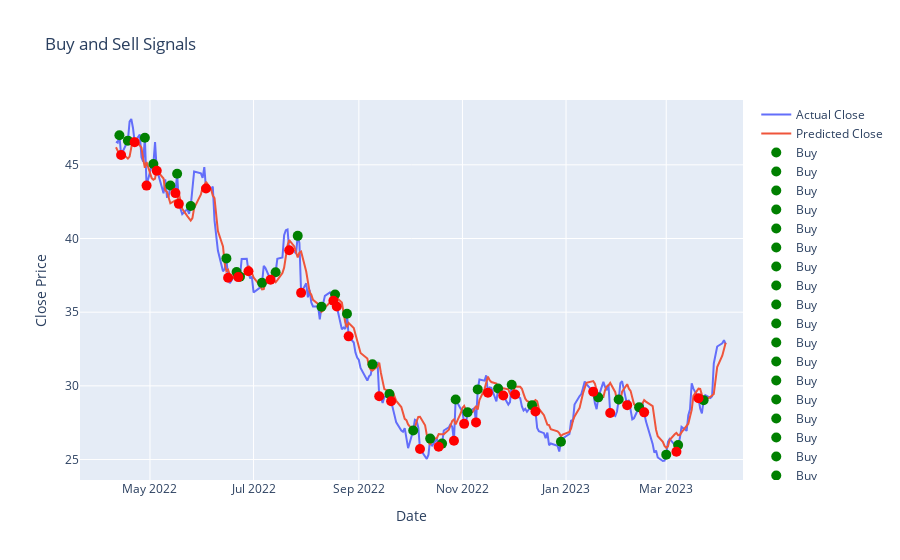

Write notebook code for a chart like this one.
### Markdown cell above
# compare the buy and hold strategy to this one

### Code cell
import plotly.offline as pyo
import plotly.graph_objs as go

# Create the actual close price trace
actual_trace = go.Scatter(x=results_df['Date'], y=results_df['Actual Close'], mode='lines', name='Actual Close')

# Create the predicted close price trace
predicted_trace = go.Scatter(x=results_df['Date'], y=results_df['Predicted Close'], mode='lines', name='Predicted Close')

# Create the buy and sell marker traces
buy_traces = []
sell_traces = []
for i, row in results_df.iterrows():
    if row['Action'] == 'Buy':
        buy_trace = go.Scatter(x=[row['Date']], y=[row['Actual Close']], mode='markers', name='Buy', marker=dict(color='green', size=10))
        buy_traces.append(buy_trace)
    elif row['Action'] == 'Sell':
        sell_trace = go.Scatter(x=[row['Date']], y=[row['Actual Close']], mode='markers', name='Sell', marker=dict(color='red', size=10))
        sell_traces.append(sell_trace)

# Combine the traces into a data list
data = [actual_trace, predicted_trace] + buy_traces + sell_traces

# Set the layout for the chart
layout = go.Layout(title='Buy and Sell Signals', xaxis_title='Date', yaxis_title='Close Price')

# Create the figure object
fig = go.Figure(data=data, layout=layout)

# Display the interactive chart in JupyterLab
pyo.iplot(fig)

### Figure 1 — Plotly figure (JSON) as saved in the notebook; plotly's stock layout.template omitted (floating-point values rounded to 4 significant figures; data arrays with more than 128 entries replaced by an {"elided": "..."} marker saying what was removed)
{"data": [{"mode": "lines", "name": "Actual Close", "type": "scatter", "x": {"elided": "248 str values"}, "y": {"elided": "248 float values"}}, {"mode": "lines", "name": "Predicted Close", "type": "scatter", "x": {"elided": "248 str values"}, "y": {"elided": "248 float values"}}, {"marker": {"color": "green", "size": 10}, "mode": "markers", "name": "Buy", "type": "scatter", "x": ["2022-04-13T00:00:00"], "y": [47.01]}, {"marker": {"color": "green", "size": 10}, "mode": "markers", "name": "Buy", "type": "scatter", "x": ["2022-04-18T00:00:00"], "y": [46.64]}, {"marker": {"color": "green", "size": 10}, "mode": "markers", "name": "Buy", "type": "scatter", "x": ["2022-04-28T00:00:00"], "y": [46.84]}, {"marker": {"color": "green", "size": 10}, "mode": "markers", "name": "Buy", "type": "scatter", "x": ["2022-05-03T00:00:00"], "y": [45.06]}, {"marker": {"color": "green", "size": 10}, "mode": "markers", "name": "Buy", "type": "scatter", "x": ["2022-05-13T00:00:00"], "y": [43.6]}, {"marker": {"color": "green", "size": 10}, "mode": "markers", "name": "Buy", "type": "scatter", "x": ["2022-05-17T00:00:00"], "y": [44.4]}, {"marker": {"color": "green", "size": 10}, "mode": "markers", "name": "Buy", "type": "scatter", "x": ["2022-05-25T00:00:00"], "y": [42.2]}, {"marker": {"color": "green", "size": 10}, "mode": "markers", "name": "Buy", "type": "scatter", "x": ["2022-06-15T00:00:00"], "y": [38.65]}, {"marker": {"color": "green", "size": 10}, "mode": "markers", "name": "Buy", "type": "scatter", "x": ["2022-06-21T00:00:00"], "y": [37.73]}, {"marker": {"color": "green", "size": 10}, "mode": "markers", "name": "Buy", "type": "scatter", "x": ["2022-06-23T00:00:00"], "y": [37.41]}, {"marker": {"color": "green", "size": 10}, "mode": "markers", "name": "Buy", "type": "scatter", "x": ["2022-07-06T00:00:00"], "y": [36.99]}, {"marker": {"color": "green", "size": 10}, "mode": "markers", "name": "Buy", "type": "scatter", "x": ["2022-07-14T00:00:00"], "y": [37.71]}, {"marker": {"color": "green", "size": 10}, "mode": "markers", "name": "Buy", "type": "scatter", "x": ["2022-07-27T00:00:00"], "y": [40.18]}, {"marker": {"color": "green", "size": 10}, "mode": "markers", "name": "Buy", "type": "scatter", "x": ["2022-08-10T00:00:00"], "y": [35.37]}, {"marker": {"color": "green", "size": 10}, "mode": "markers", "name": "Buy", "type": "scatter", "x": ["2022-08-18T00:00:00"], "y": [36.2]}, {"marker": {"color": "green", "size": 10}, "mode": "markers", "name": "Buy", "type": "scatter", "x": ["2022-08-25T00:00:00"], "y": [34.89]}, {"marker": {"color": "green", "size": 10}, "mode": "markers", "name": "Buy", "type": "scatter", "x": ["2022-09-09T00:00:00"], "y": [31.46]}, {"marker": {"color": "green", "size": 10}, "mode": "markers", "name": "Buy", "type": "scatter", "x": ["2022-09-19T00:00:00"], "y": [29.44]}, {"marker": {"color": "green", "size": 10}, "mode": "markers", "name": "Buy", "type": "scatter", "x": ["2022-10-03T00:00:00"], "y": [26.97]}, {"marker": {"color": "green", "size": 10}, "mode": "markers", "name": "Buy", "type": "scatter", "x": ["2022-10-13T00:00:00"], "y": [26.42]}, {"marker": {"color": "green", "size": 10}, "mode": "markers", "name": "Buy", "type": "scatter", "x": ["2022-10-20T00:00:00"], "y": [26.08]}, {"marker": {"color": "green", "size": 10}, "mode": "markers", "name": "Buy", "type": "scatter", "x": ["2022-10-28T00:00:00"], "y": [29.07]}, {"marker": {"color": "green", "size": 10}, "mode": "markers", "name": "Buy", "type": "scatter", "x": ["2022-11-04T00:00:00"], "y": [28.2]}, {"marker": {"color": "green", "size": 10}, "mode": "markers", "name": "Buy", "type": "scatter", "x": ["2022-11-10T00:00:00"], "y": [29.76]}, {"marker": {"color": "green", "size": 10}, "mode": "markers", "name": "Buy", "type": "scatter", "x": ["2022-11-22T00:00:00"], "y": [29.82]}, {"marker": {"color": "green", "size": 10}, "mode": "markers", "name": "Buy", "type": "scatter", "x": ["2022-11-30T00:00:00"], "y": [30.07]}, {"marker": {"color": "green", "size": 10}, "mode": "markers", "name": "Buy", "type": "scatter", "x": ["2022-12-12T00:00:00"], "y": [28.69]}, {"marker": {"color": "green", "size": 10}, "mode": "markers", "name": "Buy", "type": "scatter", "x": ["2022-12-29T00:00:00"], "y": [26.21]}, {"marker": {"color": "green", "size": 10}, "mode": "markers", "name": "Buy", "type": "scatter", "x": ["2023-01-20T00:00:00"], "y": [29.22]}, {"marker": {"color": "green", "size": 10}, "mode": "markers", "name": "Buy", "type": "scatter", "x": ["2023-02-01T00:00:00"], "y": [29.07]}, {"marker": {"color": "green", "size": 10}, "mode": "markers", "name": "Buy", "type": "scatter", "x": ["2023-02-13T00:00:00"], "y": [28.55]}, {"marker": {"color": "green", "size": 10}, "mode": "markers", "name": "Buy", "type": "scatter", "x": ["2023-03-01T00:00:00"], "y": [25.33]}, {"marker": {"color": "green", "size": 10}, "mode": "markers", "name": "Buy", "type": "scatter", "x": ["2023-03-08T00:00:00"], "y": [25.98]}, {"marker": {"color": "green", "size": 10}, "mode": "markers", "name": "Buy", "type": "scatter", "x": ["2023-03-23T00:00:00"], "y": [29.03]}, {"marker": {"color": "red", "size": 10}, "mode": "markers", "name": "Sell", "type": "scatter", "x": ["2022-04-14T00:00:00"], "y": [45.67]}, {"marker": {"color": "red", "size": 10}, "mode": "markers", "name": "Sell", "type": "scatter", "x": ["2022-04-22T00:00:00"], "y": [46.54]}, {"marker": {"color": "red", "size": 10}, "mode": "markers", "name": "Sell", "type": "scatter", "x": ["2022-04-29T00:00:00"], "y": [43.59]}, {"marker": {"color": "red", "size": 10}, "mode": "markers", "name": "Sell", "type": "scatter", "x": ["2022-05-05T00:00:00"], "y": [44.6]}, {"marker": {"color": "red", "size": 10}, "mode": "markers", "name": "Sell", "type": "scatter", "x": ["2022-05-16T00:00:00"], "y": [43.08]}, {"marker": {"color": "red", "size": 10}, "mode": "markers", "name": "Sell", "type": "scatter", "x": ["2022-05-18T00:00:00"], "y": [42.35]}, {"marker": {"color": "red", "size": 10}, "mode": "markers", "name": "Sell", "type": "scatter", "x": ["2022-06-03T00:00:00"], "y": [43.39]}, {"marker": {"color": "red", "size": 10}, "mode": "markers", "name": "Sell", "type": "scatter", "x": ["2022-06-16T00:00:00"], "y": [37.34]}, {"marker": {"color": "red", "size": 10}, "mode": "markers", "name": "Sell", "type": "scatter", "x": ["2022-06-22T00:00:00"], "y": [37.38]}, {"marker": {"color": "red", "size": 10}, "mode": "markers", "name": "Sell", "type": "scatter", "x": ["2022-06-28T00:00:00"], "y": [37.78]}, {"marker": {"color": "red", "size": 10}, "mode": "markers", "name": "Sell", "type": "scatter", "x": ["2022-07-11T00:00:00"], "y": [37.2]}, {"marker": {"color": "red", "size": 10}, "mode": "markers", "name": "Sell", "type": "scatter", "x": ["2022-07-22T00:00:00"], "y": [39.2]}, {"marker": {"color": "red", "size": 10}, "mode": "markers", "name": "Sell", "type": "scatter", "x": ["2022-07-29T00:00:00"], "y": [36.31]}, {"marker": {"color": "red", "size": 10}, "mode": "markers", "name": "Sell", "type": "scatter", "x": ["2022-08-17T00:00:00"], "y": [35.78]}, {"marker": {"color": "red", "size": 10}, "mode": "markers", "name": "Sell", "type": "scatter", "x": ["2022-08-19T00:00:00"], "y": [35.38]}, {"marker": {"color": "red", "size": 10}, "mode": "markers", "name": "Sell", "type": "scatter", "x": ["2022-08-26T00:00:00"], "y": [33.36]}, {"marker": {"color": "red", "size": 10}, "mode": "markers", "name": "Sell", "type": "scatter", "x": ["2022-09-13T00:00:00"], "y": [29.29]}, {"marker": {"color": "red", "size": 10}, "mode": "markers", "name": "Sell", "type": "scatter", "x": ["2022-09-20T00:00:00"], "y": [28.96]}, {"marker": {"color": "red", "size": 10}, "mode": "markers", "name": "Sell", "type": "scatter", "x": ["2022-10-07T00:00:00"], "y": [25.72]}, {"marker": {"color": "red", "size": 10}, "mode": "markers", "name": "Sell", "type": "scatter", "x": ["2022-10-18T00:00:00"], "y": [25.87]}, {"marker": {"color": "red", "size": 10}, "mode": "markers", "name": "Sell", "type": "scatter", "x": ["2022-10-27T00:00:00"], "y": [26.27]}, {"marker": {"color": "red", "size": 10}, "mode": "markers", "name": "Sell", "type": "scatter", "x": ["2022-11-02T00:00:00"], "y": [27.42]}, {"marker": {"color": "red", "size": 10}, "mode": "markers", "name": "Sell", "type": "scatter", "x": ["2022-11-09T00:00:00"], "y": [27.52]}, {"marker": {"color": "red", "size": 10}, "mode": "markers", "name": "Sell", "type": "scatter", "x": ["2022-11-16T00:00:00"], "y": [29.53]}, {"marker": {"color": "red", "size": 10}, "mode": "markers", "name": "Sell", "type": "scatter", "x": ["2022-11-25T00:00:00"], "y": [29.34]}, {"marker": {"color": "red", "size": 10}, "mode": "markers", "name": "Sell", "type": "scatter", "x": ["2022-12-02T00:00:00"], "y": [29.41]}, {"marker": {"color": "red", "size": 10}, "mode": "markers", "name": "Sell", "type": "scatter", "x": ["2022-12-14T00:00:00"], "y": [28.26]}, {"marker": {"color": "red", "size": 10}, "mode": "markers", "name": "Sell", "type": "scatter", "x": ["2023-01-17T00:00:00"], "y": [29.6]}, {"marker": {"color": "red", "size": 10}, "mode": "markers", "name": "Sell", "type": "scatter", "x": ["2023-01-27T00:00:00"], "y": [28.16]}, {"marker": {"color": "red", "size": 10}, "mode": "markers", "name": "Sell", "type": "scatter", "x": ["2023-02-06T00:00:00"], "y": [28.69]}, {"marker": {"color": "red", "size": 10}, "mode": "markers", "name": "Sell", "type": "scatter", "x": ["2023-02-16T00:00:00"], "y": [28.2]}, {"marker": {"color": "red", "size": 10}, "mode": "markers", "name": "Sell", "type": "scatter", "x": ["2023-03-07T00:00:00"], "y": [25.53]}, {"marker": {"color": "red", "size": 10}, "mode": "markers", "name": "Sell", "type": "scatter", "x": ["2023-03-20T00:00:00"], "y": [29.16]}], "layout": {"autosize": true, "title": {"text": "Buy and Sell Signals"}, "xaxis": {"autorange": true, "range": ["2022-03-21 14:18:26.5472", "2023-04-14 09:41:33.4528"], "title": {"text": "Date"}, "type": "date"}, "yaxis": {"autorange": true, "range": [23.1, 49.43], "title": {"text": "Close Price"}, "type": "linear"}}}
